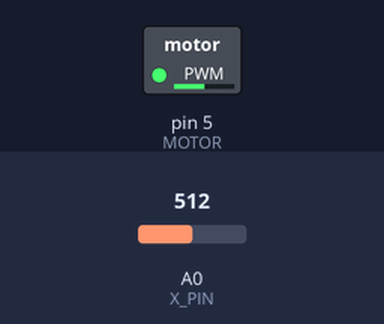
Bench run of a sketch on a simulated Arduino Uno, built with avr-gcc and run on an emulated ATmega328P. On the bench: switched loads named in the sketch (green lamp = pin HIGH). The inputs (shaded band) are chosen by the test bench; at power-on: A0 (X_PIN) = 512.

Above: at 1.2 s.
1.3 s: A0 (X_PIN) set to 306
At 2.5 s:
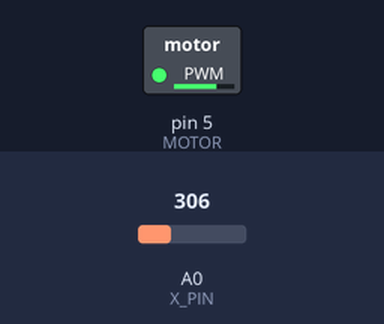
2.8 s: A0 (X_PIN) set to 122
At 3.9 s:
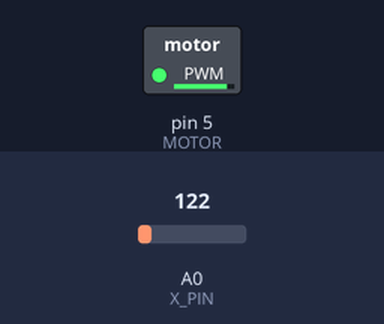
4.3 s: A0 (X_PIN) set to 900
At 5.0 s:
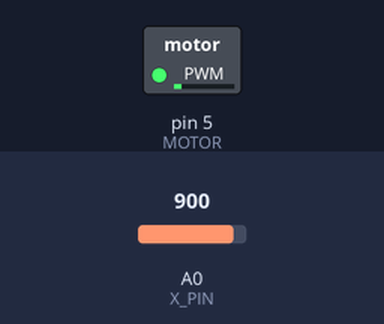
5.8 s: A0 (X_PIN) set to 1023
At 6.1 s:
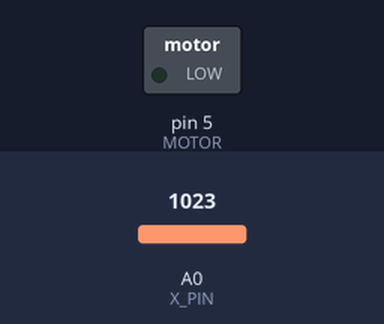
7.3 s: A0 (X_PIN) set to 511
At 8.5 s:
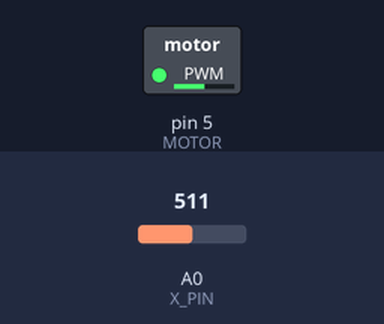
Timing chart, 0 to 9.8 s (numbered marks = the images above; inputs shaded):
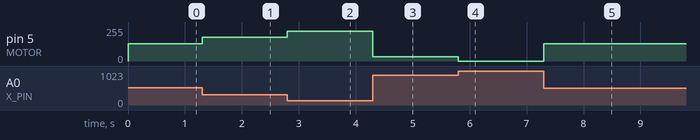

Measured:
- after the input at 1.3 s, pin 5 (MOTOR): 128/255 → 179/255 at once
- after the input at 2.8 s, pin 5 (MOTOR): 179/255 → 225/255 at once
- after the input at 4.3 s, pin 5 (MOTOR): 225/255 → 31/255 at once
- after the input at 5.8 s, pin 5 (MOTOR): 31/255 → 0/255 at once
- after the input at 7.3 s, pin 5 (MOTOR): 0/255 → 128/255 at once

The sketch:

joystick_ve_dc_motor.ino
```cpp
//Önemli !!!
// Arduino'nuzun bozulmaması için DC motorlarınızı
// MUTLAKA motor sürücü ile kullanın. Bendeki motorun
// çektiği güç çok düşük olduğu için sürücüsüz kullandım.
// Bu uyarıyı dikkate almayıp sürücüsüz kullandığınız taktirde
// meydana gelebilecek hasarlardan Meraklı Maymun sorumlu değildir...

const int BUTON_PIN = 2;
const int X_PIN = 0;
const int Y_PIN = 1;
const int MOTOR=5;
int hiz=0;

void setup() {
pinMode(BUTON_PIN, INPUT);
digitalWrite(BUTON_PIN, HIGH);
pinMode(MOTOR,OUTPUT);
}

void loop() {
hiz= analogRead(X_PIN);
hiz = map(hiz,0,1023,255,0);
analogWrite(MOTOR, hiz);
}
```
